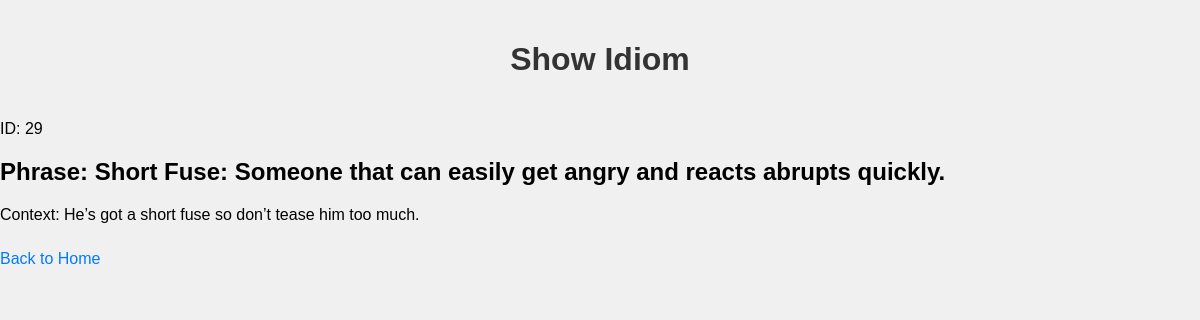
Screenshot of /show/29 with the database file from the repository.
### main.py (models this page shows)
class Idiom(db.Model):
    id = db.Column(db.Integer, primary_key=True)
    phrase = db.Column(db.String(80), unique=True, nullable=False)
    context = db.Column(db.String(120), nullable=False)

### main.py (the view)
@app.route('/show/<int:id>')
def show_idiom(id):
    idiom = Idiom.query.get_or_404(id)
    return render_template('show_idiom.html', idiom=idiom)

### templates/show_idiom.html (shortened to what this page needs)
<!DOCTYPE html>
<html>
    <head>
        <link rel="stylesheet" href="{{ url_for('static', filename='styles.css') }}">
    </head>
<body>
    <h1>Show Idiom</h1>
    <p>ID: {{ idiom.id }}</p>
    <h2>Phrase: {{ idiom.phrase }}</h2>
    <p>Context: {{ idiom.context }}</p>
    <a href="{{ url_for('home') }}">Back to Home</a>
</body>
</html>

### static/styles.css (style rules this page uses)
body { font-family: Arial, sans-serif; margin: 0; padding: 0; background-color: #f0f0f0; }
h1 { color: #333; text-align: center; padding: 20px 0; }
a { display: inline-block; margin: 10px 0; color: #007BFF; text-decoration: none; }

### rows the page displays
Idiom: id "29", phrase "Short Fuse: Someone that can easily get angry and reacts abrupts quickly.", context "He’s got a short fuse so don’t tease him too much."
